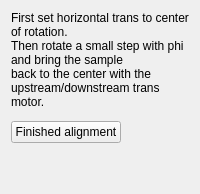
     <widget class="QWidget" name="page_small_angle_trans">
      <layout class="QVBoxLayout" name="layout_small_angle_trans">
       <item>
        <widget class="QLabel" name="lb_smallangle_title">
         <property name="text">
          <string>First set horizontal trans to center of rotation.&lt;br/&gt;Then rotate a small step with phi and bring the sample&lt;br/&gt;back to the center with the upstream/downstream trans motor.</string>
         </property>
         <property name="textFormat">
          <enum>Qt::RichText</enum>
         </property>
         <property name="wordWrap">
          <bool>true</bool>
         </property>
        </widget>
       </item>
       <item>
        <widget class="QWidget" name="container_rows_smallangle" native="true"/>
       </item>
       <item>
        <layout class="QHBoxLayout" name="layout_smallangle_buttons">
         <item>
          <widget class="QPushButton" name="pb_small_finish">
           <property name="text">
            <string>Finished alignment</string>
           </property>
          </widget>
         </item>
         <item>
          <spacer name="spacer_smallangle">
           <property name="orientation">
            <enum>Qt::Horizontal</enum>
           </property>
           <property name="sizeHint" stdset="0">
            <size>
             <width>40</width>
             <height>20</height>
            </size>
           </property>
          </spacer>
         </item>
        </layout>
       </item>
       <item>
        <spacer name="spacer_smallangle_bottom">
         <property name="orientation">
          <enum>Qt::Vertical</enum>
         </property>
         <property name="sizeHint" stdset="0">
          <size>
           <width>20</width>
           <height>40</height>
          </size>
         </property>
        </spacer>
       </item>
      </layout>
     </widget>
